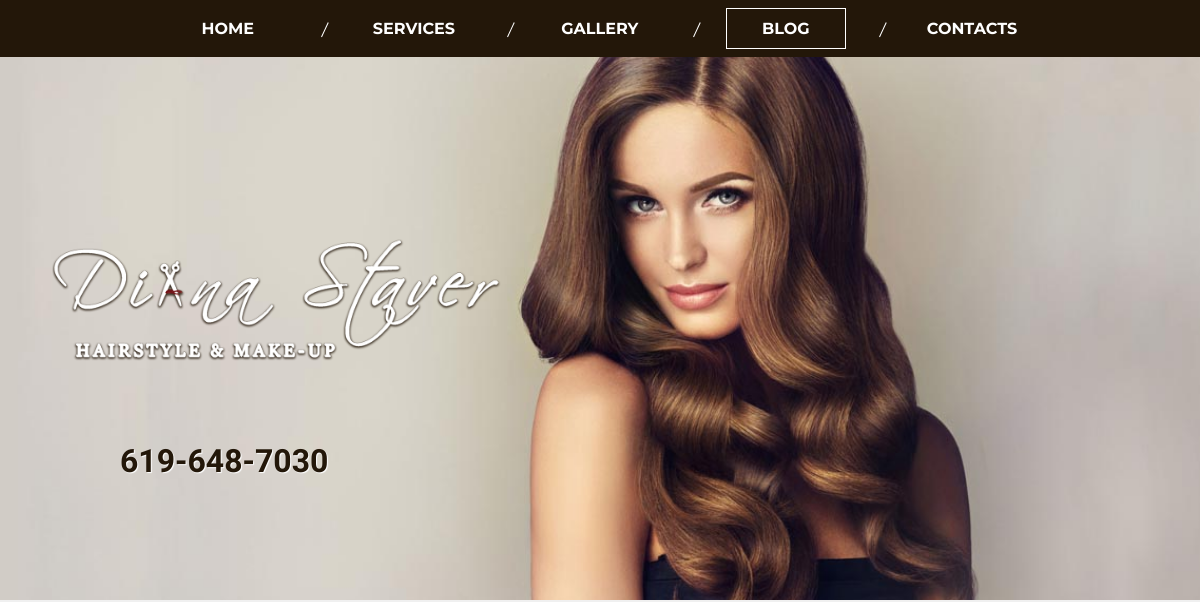
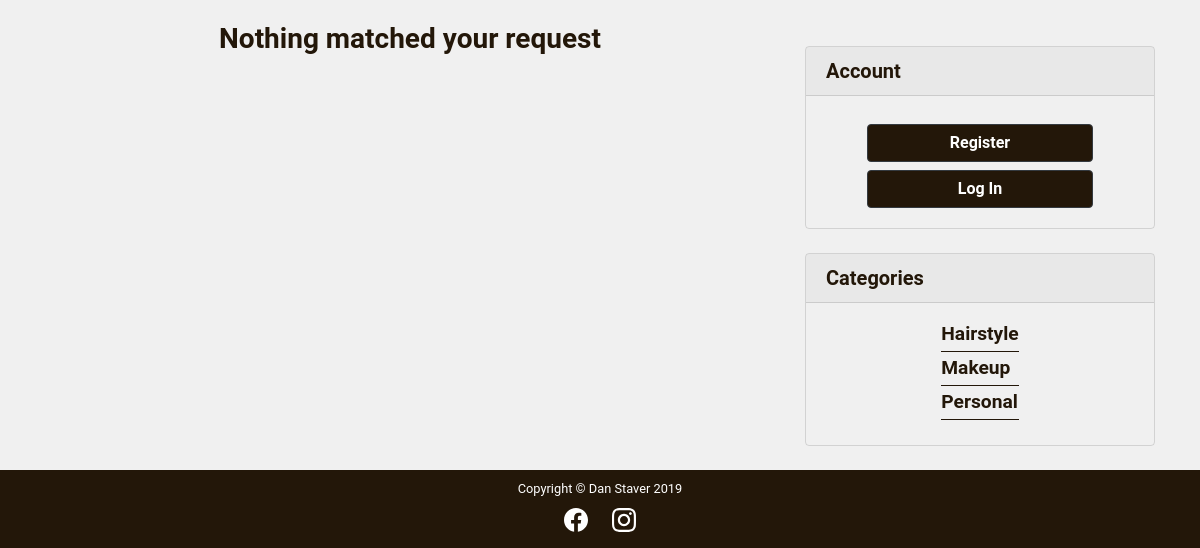
Page /blog/ on the earlier database version (2 pictures, top to bottom).
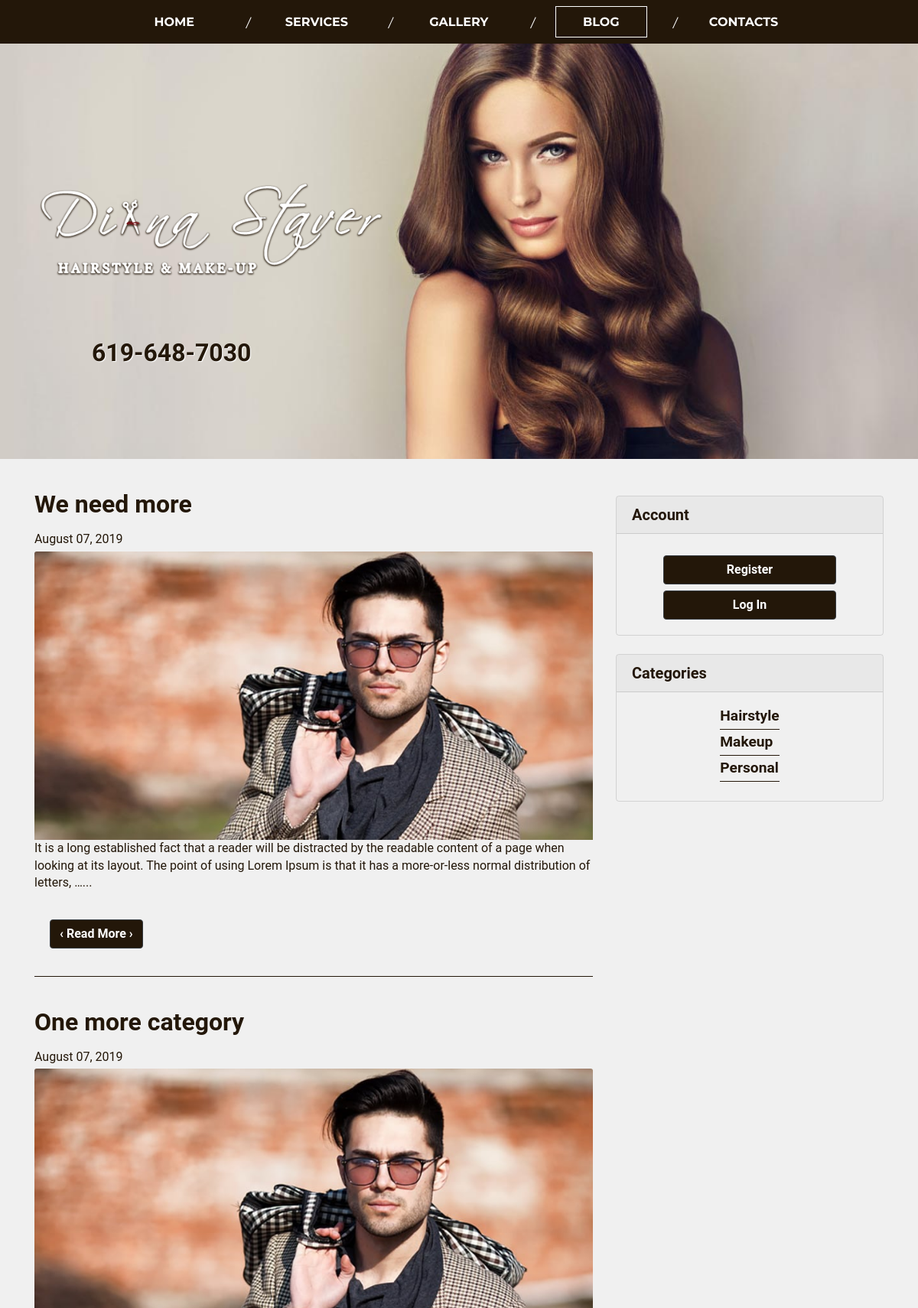
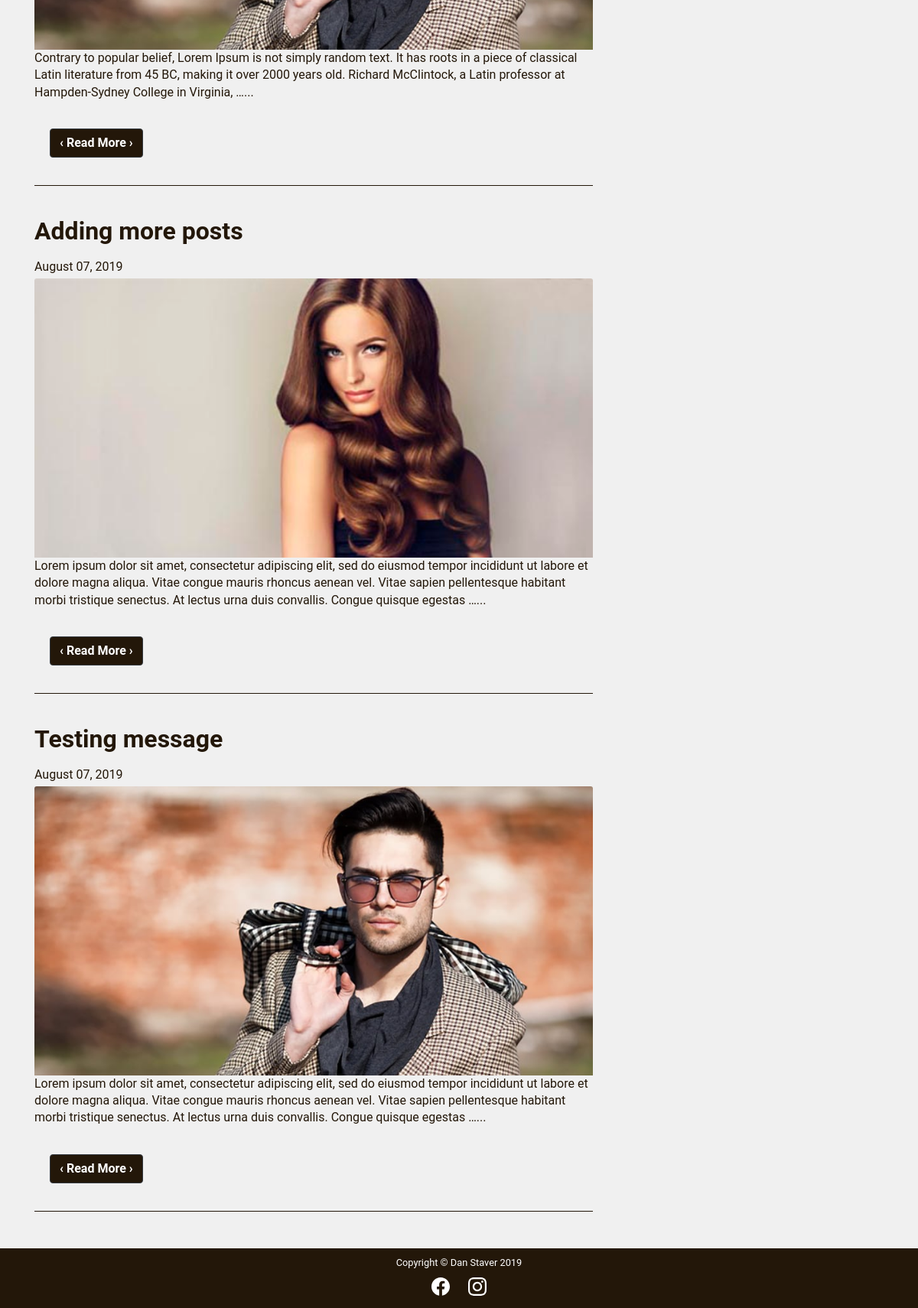
Same page on the later database version (2 pictures, top to bottom).
### blog/models.py (models this page shows, shortened)
class Post(models.Model):
    PERSONAL = 'personal'
    HAIRSTYLE = "hairstyle"
    MAKEUP = "makeup"
    categories = ((PERSONAL, 'Personal'), (HAIRSTYLE, 'Hairstyle'), (MAKEUP, 'Makeup'))
    title = models.CharField(max_length=50)
    content = models.TextField()
    post_photo = models.ImageField(default="default-blog.jpg", upload_to='post_photo')
    date_posted = models.DateTimeField('Posted On', default=timezone.now)
    date_updated = models.DateTimeField(auto_now=True)
    author = models.ForeignKey(User, on_delete=models.CASCADE)
    category = models.CharField(max_length=10, choices=categories, default=HAIRSTYLE)

### blog/views.py (the view)
# urls.py: path('', PostListView.as_view(), name='blog'),
class PostListView(ListView):
    model = Post
    template_name = 'blog/blog-min.html'
    context_object_name = "posts"
    ordering = ['-date_posted']
    paginate_by = 4

### blog/templates/blog/blog-min.html (shortened to what this page needs)
{% extends 'blog/blog_base-min.html' %} {% block blogmain %} {% if posts %} {% for post in posts %}<div class="bg-transparent blog-card border-0 card my-4 pb-3"><h2 class="font-weight-bold card-title mt-3"><a href="{% url 'post-detail' post.id %}">{{ post.title }}</a></h2><p class=my-1>{{ post.date_posted|date:'F d, Y' }}</p><img alt="{{ post.title }} image" class=card-img-top src="{{ post.post_photo.url }}"><p>{{ post.content | truncatewords:40 }}...<div class=card-body><a href="{% url 'post-detail' post.id %}" class="btn btn-dark">‹ Read More ›</a></div></div>{% endfor %} {% else %}<h3 class="font-weight-bold justify-content-center mt-4 row">Nothing matched your request</h3>{% endif %}{% endblock blogmain %}

### blog/templates/blog/blog_base-min.html
{% extends 'site_content/base-min.html' %} {% load static %} {% block title %}Diana`s Blog{% endblock title %} {% block content %}<div class="container main-blog"><div class=row><div class=col-md-8>{% block blogmain %}{% endblock blogmain %}</div><div class=col-md-4><div class="bg-transparent card mt-5"><h5 class="card-header font-weight-bold">Account</h5><div class=card-body><div class="row justify-content-center">{% if request.user.is_authenticated %} <a href="{% url 'profile' %}" class="btn btn-dark col-8 my-2">Profile</a> <a href="{% url 'logout' %}?next={{request.path}}" class="btn btn-dark col-8">Log Out</a>{% if user.is_staff %} <a href="{% url 'post-create' %}" class="btn btn-dark col-8 my-2">New Post</a> {% endif %} {% else %} <a href="{% url 'register' %}" class="btn btn-dark col-8 my-2">Register</a> <a href="{% url 'login' %}?next={{request.path}}" class="btn btn-dark col-8">Log In</a> {% endif %}</div></div></div><div class="bg-transparent card my-4"><h5 class="card-header font-weight-bold">Categories</h5><div class=card-body><div class="row justify-content-center"><ul class="list-unstyled mb-0"><li><a href="{% url 'category' 'hairstyle' %}">Hairstyle</a><li><a href="{% url 'category' 'makeup' %}">Makeup</a><li><a href="{% url 'category' 'personal' %}">Personal</a></ul></div></div></div></div></div></div>{% endblock content %}

### site_content/templates/site_content/base-min.html (shortened to what this page needs)
{% load static %} <!doctype html><html lang="en"><head><link rel="stylesheet" href="https://stackpath.bootstrapcdn.com/bootstrap/4.3.1/css/bootstrap.min.css"><link rel="stylesheet" type="text/css" href="{% static 'site_content/styles-min.css' %}"> </head><body><nav class="navbar navbar-default navbar-expand-md fixed-top px-0 py-2"> <div class="collapse navbar-collapse flex-column" id="navbarResponsive"><ul class="navbar-nav"><li class="nav-item my-1 my-md-0"> <a class="nav-link " href="{% url 'index' %}">HOME</a></li><li class="nav-item my-1 my-md-0"> <a class="nav-link " href="{% url 'services' %}">SERVICES</a></li><li class="nav-item my-1 my-md-0"> <a class="nav-link " href="{% url 'gallery' %}">GALLERY</a></li><li class="nav-item my-1 my-md-0"> <a class="nav-link {% if request.resolver_match.url_name == 'blog' %}active{% endif %}" href="{% url 'blog' %}">BLOG</a></li><li class="nav-item my-1 my-md-0"> <a class="nav-link " href="{% url 'contact' %}">CONTACTS</a></li></ul></div> </nav> <header class=""><div id="logo"></div> <a href="tel:+16196487030" id="telephone">619-648-7030</a> </header> <main role="main"> {% block content %}{% endblock content %} </main><footer class="container-fluid footer mt-auto pt-2"> <span class="row text-white justify-content-center"><small>Copyright &copy; Dan Staver {% now "Y" %}</small></span> <span class="row justify-content-center pt-2 pb-3"> <a href="https://www.facebook.com/diana.fleur.5" aria-label="Connect on facebook"></a> <a href="https://www.instagram.com/diana.staver/" aria-label="Follow me on Instagram"></a> </span> </footer> </body></html>

### site_content/static/site_content/styles-min.css (style rules this page uses)
body,html { height:100%;background-color:#f0f0f0 }
body { font-family:Roboto,sans-serif;line-height:1.4rem;color:#231709 }
header { position:relative;background-image:url(images/background_576.jpg);height:75%;background-position:center 48px;background-repeat:no-repeat;background-size:cover;-moz-background-size:cover;-webkit-background-size:cover;-o-background-size:cover }
main { background-color:#f0f0f0 }
nav.navbar-default { background-color:#231709!important }
li.nav-item a.nav-link { font:bold .8rem Montserrat,sans-serif;margin:0 0!important;padding:10px 20px!important;color:#fff!important;border:1px solid rgba(0,0,0 ,0);display:inline-block;min-width:120px }
li.nav-item a.nav-link.active,li.nav-item a.nav-link:hover { border:1px solid #fff;transition:all .4s ease }
ul.navbar-nav li.nav-item:nth-child(n+2)::after { display:none;content:"";height:16px;margin-top:-20px;width:1px;background-color:#fff;transform:rotate(25deg) translateY(-50%) }
#logo { background-position:5% 50%;background-image:url(images/logo320.png);background-repeat:no-repeat;height:100% }
#telephone { position:absolute;text-decoration:none!important;font-family:Raleway,sans-serif;font-size:1.5rem;font-weight:700;color:#231709;text-shadow:1px 1px 1px #fff;top:60%;left:10% }
.container .btn-dark { font-weight:700 }
footer { background-color:#231709!important }
footer svg { height:24px;width:24px }
.blog-card { border-bottom:solid 1px #231709!important;border-radius:0 }
.main-blog .card a { text-decoration:none }
.main-blog .card h2>a { color:#231709 }
.container .btn-dark { background-color:#231709 }
.main-blog ul li { border-bottom:solid 1px #231709;padding-bottom:.3rem;margin-bottom:.3rem }
.main-blog ul li a { font-size:1.2rem;font-weight:700;color:#231709 }
@media only screen and (min-width:576px) { #logo { background-image:url(images/logo576.png);background-size:50% } }
@media only screen and (min-width:768px) { header { background-image:url(images/background_768.jpg) } }
@media only screen and (min-width:768px) { #logo { background-size:45% } }
@media only screen and (min-width:768px) { #telephone { font-size:2rem;top:75%;left:10% } }
@media only screen and (min-width:768px) { li.nav-item a.nav-link { margin:0 14px!important;padding:10px 14px!important;text-align:center } }
@media only screen and (min-width:768px) { ul.navbar-nav li.nav-item:nth-child(n+2)::after { display:block } }
@media only screen and (min-width:992px) { header { background-image:url(images/background_992.jpg) } }
@media only screen and (min-width:992px) { #logo { background-size:40% } }
@media only screen and (min-width:992px) { li.nav-item a.nav-link { margin:0 33px!important;font-size:1rem } }
@media only screen and (min-width:1200px) { header { background-image:url(images/background_1200.jpg) } }

Differences in the rows shown:
added Post: title "We need more", date_posted "August 07, 2019", post_photo (picture), content "It is a long established fact that a reader will be distracted by the readable content of a page when looking at its layout. The point of using Lorem Ipsum is that it has a more-or-less normal distribution of letters, …"
added Post: title "One more category", date_posted "August 07, 2019", post_photo (picture), content "Contrary to popular belief, Lorem Ipsum is not simply random text. It has roots in a piece of classical Latin literature from 45 BC, making it over 2000 years old. Richard McClintock, a Latin professor at Hampden-Sydney College in Virginia, …"
added Post: title "Adding more posts", date_posted "August 07, 2019", post_photo (placeholder picture), content "Lorem ipsum dolor sit amet, consectetur adipiscing elit, sed do eiusmod tempor incididunt ut labore et dolore magna aliqua. Vitae congue mauris rhoncus aenean vel. Vitae sapien pellentesque habitant morbi tristique senectus. At lectus urna duis convallis. Congue quisque egestas …"
added Post: title "Testing message", date_posted "August 07, 2019", post_photo (picture), content "Lorem ipsum dolor sit amet, consectetur adipiscing elit, sed do eiusmod tempor incididunt ut labore et dolore magna aliqua. Vitae congue mauris rhoncus aenean vel. Vitae sapien pellentesque habitant morbi tristique senectus. At lectus urna duis convallis. Congue quisque egestas …"
Other differences:
text no longer shown: "Nothing matched your request"
